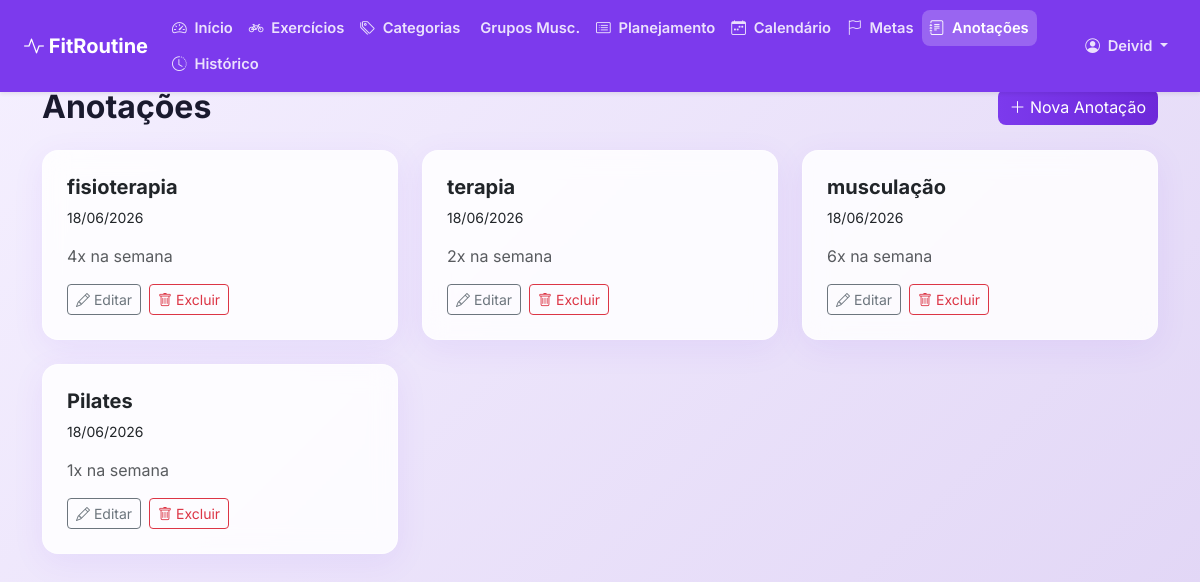
The app's page /anotacoes/ (signed in) with its own data.
### core/models.py (models this page shows, shortened)
class Anotacao(models.Model):
    usuario = models.ForeignKey(User, on_delete=models.CASCADE)
    titulo = models.CharField(max_length=200)
    conteudo = models.TextField()
    data = models.DateField(auto_now_add=True)

### core/views.py (the view)
# urls.py: path('anotacoes/', views.anotacoes_list, name='anotacoes'),
@login_required
def anotacoes_list(request):
    anotacoes = Anotacao.objects.filter(usuario=request.user).order_by('-data', '-id')
    return render(request, 'core/anotacoes.html', {'anotacoes': anotacoes})

### core/templates/core/anotacoes.html
{% extends 'core/base.html' %}
{% block content %}
<div class="d-flex justify-content-between align-items-center mb-4">
    <h2 class="fw-bold mb-0">Anotações</h2>
    <a href="{% url 'anotacao_create' %}" class="btn btn-primary"><i class="bi bi-plus-lg"></i> Nova Anotação</a>
</div>
<div class="row g-4">
    {% for nota in anotacoes %}
    <div class="col-md-4">
        <div class="card h-100 p-4">
            <h5 class="fw-bold mb-2">{{ nota.titulo }}</h5>
            <small class="text-sec mb-3">{{ nota.data|date:"d/m/Y" }}</small>
            <p class="mb-3 text-muted" style="white-space: pre-line;">{{ nota.conteudo }}</p>
            <div class="d-flex gap-2 mt-auto">
                <a href="{% url 'anotacao_update' nota.pk %}" class="btn btn-outline-secondary btn-sm"><i class="bi bi-pencil"></i> Editar</a>
                <a href="{% url 'anotacao_delete' nota.pk %}" class="btn btn-outline-danger btn-sm"><i class="bi bi-trash"></i> Excluir</a>
            </div>
        </div>
    </div>
    {% empty %}
    <div class="col-12 text-center py-5">
        <p class="text-muted">Nenhuma anotação criada.</p>
    </div>
    {% endfor %}
</div>
{% endblock %}

### core/templates/core/base.html (shortened to what this page needs)
<!DOCTYPE html>
<html lang="pt-BR">
<head>
    <link href="https://cdn.jsdelivr.net/npm/bootstrap@5.3.0/dist/css/bootstrap.min.css" rel="stylesheet">
    <link rel="stylesheet" href="https://cdn.jsdelivr.net/npm/bootstrap-icons@1.10.5/font/bootstrap-icons.css">
    {% load static %}
    <link rel="stylesheet" href="{% static 'css/style.css' %}">
</head>
<body>
<nav class="navbar navbar-expand-lg navbar-dark shadow-sm fixed-top" id="mainNavbar">
  <div class="container-fluid px-3 px-lg-4">
    <a class="navbar-brand fw-bold" href="{% url 'home' %}">
        <i class="bi bi-activity"></i> FitRoutine
    </a>
    <div class="collapse navbar-collapse" id="navbarNav">
      {% if user.is_authenticated %}
      <ul class="navbar-nav flex-wrap">
        <li class="nav-item">
          <a class="nav-link {% if request.resolver_match.url_name == 'dashboard' %}active{% endif %}" href="{% url 'dashboard' %}">
            <i class="bi bi-speedometer2"></i> Início
          </a>
        </li>
        <li class="nav-item">
          <a class="nav-link {% if request.resolver_match.url_name == 'exercicios' %}active{% endif %}" href="{% url 'exercicios' %}">
            <i class="bi bi-bicycle"></i> Exercícios
          </a>
        </li>
        <li class="nav-item">
          <a class="nav-link {% if request.resolver_match.url_name == 'categorias' %}active{% endif %}" href="{% url 'categorias' %}">
            <i class="bi bi-tags"></i> Categorias
          </a>
        </li>
        <li class="nav-item">
          <a class="nav-link {% if request.resolver_match.url_name == 'grupos' %}active{% endif %}" href="{% url 'grupos' %}">
             Grupos Musc.
          </a>
        </li>
        <li class="nav-item">
          <a class="nav-link {% if request.resolver_match.url_name == 'planejamentos' or request.resolver_match.url_name == 'planejamento_detail' %}active{% endif %}" href="{% url 'planejamentos' %}">
            <i class="bi bi-card-list"></i> Planejamento
          </a>
        </li>
        <li class="nav-item">
          <a class="nav-link {% if request.resolver_match.url_name == 'calendario' %}active{% endif %}" href="{% url 'calendario' %}">
            <i class="bi bi-calendar-week"></i> Calendário
          </a>
        </li>
        <li class="nav-item">
          <a class="nav-link {% if request.resolver_match.url_name == 'metas' %}active{% endif %}" href="{% url 'metas' %}">
            <i class="bi bi-flag"></i> Metas
          </a>
        </li>
        <li class="nav-item">
          <a class="nav-link {% if request.resolver_match.url_name == 'anotacoes' %}active{% endif %}" href="{% url 'anotacoes' %}">
            <i class="bi bi-journal-text"></i> Anotações
          </a>
        </li>
        <li class="nav-item">
          <a class="nav-link {% if request.resolver_match.url_name == 'historico' %}active{% endif %}" href="{% url 'historico' %}">
            <i class="bi bi-clock-history"></i> Histórico
          </a>
        </li>
      </ul>
      <ul class="navbar-nav ms-auto flex-wrap align-items-lg-center">
        <li class="nav-item dropdown">
            <a class="nav-link dropdown-toggle" href="#" id="navbarUser" role="button" data-bs-toggle="dropdown" aria-expanded="false">
                <i class="bi bi-person-circle"></i> {{ user.first_name|default:user.username }}
            </a>
        </li>
      </ul>
      {% endif %}
    </div>
  </div>
</nav>
<div class="container pb-5" id="mainContent">
    {% block content %}
    {% endblock %}
</div>
</body>
</html>

### static/css/style.css (style rules this page uses)
:root { --primary: #7C3AED; --primary-hover: #6D28D9; --secondary: #C084FC; --accent: #EC4899; --bg-main: #FFFFFF; --bg-subtle: #F5F0FF; --text-main: #1A1A2E; --text-sec: #6B7280; --success: #10B981; --pending: #F59E0B; }
body { font-family: 'Inter', sans-serif; background: linear-gradient(135deg, var(--bg-subtle) 0%, #E0D4F5 100%); color: var(--text-main); min-height: 100vh; }
.navbar { background-color: var(--primary) !important; padding-top: 0.6rem; padding-bottom: 0.6rem; }
.navbar-brand, .nav-link { color: rgba(255, 255, 255, 0.85) !important; }
.navbar-brand { color: #FFFFFF !important; }
.navbar .nav-link { font-size: 0.92rem; font-weight: 600; padding: 0.45rem 0.65rem; border-radius: 8px; white-space: nowrap; }
.navbar .nav-link.active { color: #FFFFFF !important; background-color: rgba(255, 255, 255, 0.22); }
.navbar .nav-link i { margin-right: 0.25rem; }
#mainContent { padding-top: 5.5rem; }
.btn-primary { background: linear-gradient(90deg, var(--primary) 0%, var(--primary-hover) 100%); border: none; border-radius: 8px; color: white; transition: all 0.3s ease; }
.card { border: 1px solid rgba(255, 255, 255, 0.4); border-radius: 16px; background: rgba(255, 255, 255, 0.85); backdrop-filter: blur(12px); -webkit-backdrop-filter: blur(12px); box-shadow: 0 8px 32px rgba(124, 58, 237, 0.08); transition: all 0.3s cubic-bezier(0.25, 0.8, 0.25, 1); animation: fadeIn 0.6s ease-out; }

### records on screen
Anotacao: titulo "fisioterapia", data "18/06/2026", conteudo "4x na semana"
Anotacao: titulo "terapia", data "18/06/2026", conteudo "2x na semana"
Anotacao: titulo "musculação", data "18/06/2026", conteudo "6x na semana"
Anotacao: titulo "Pilates", data "18/06/2026", conteudo "1x na semana"

### other values on screen
{{ user.first_name|default:user.username }} "Deivid"
